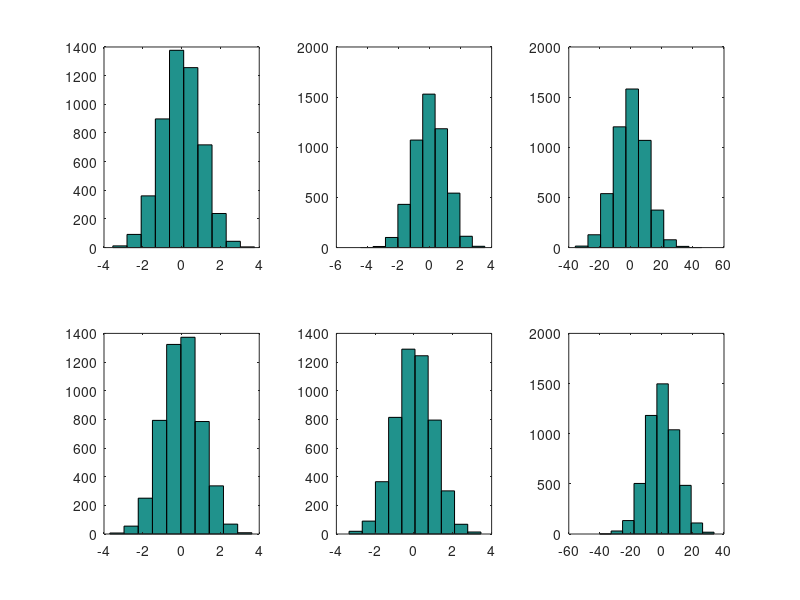
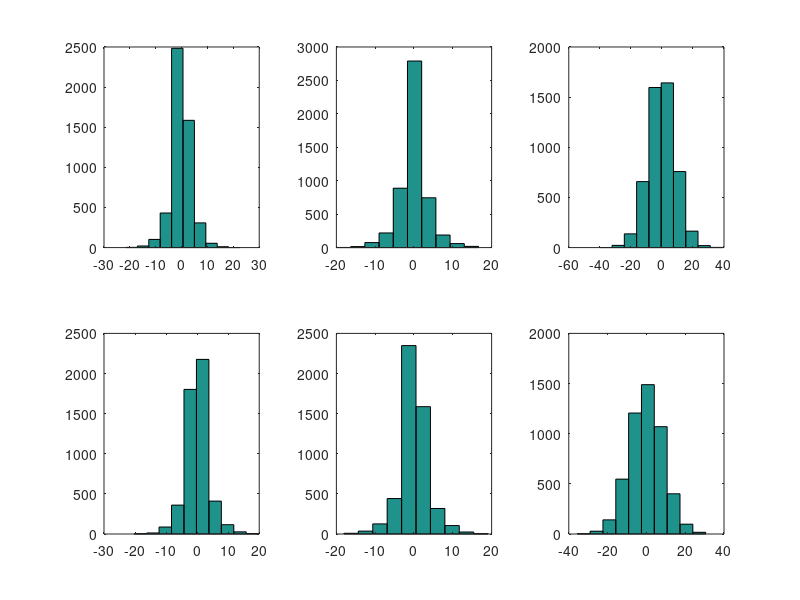
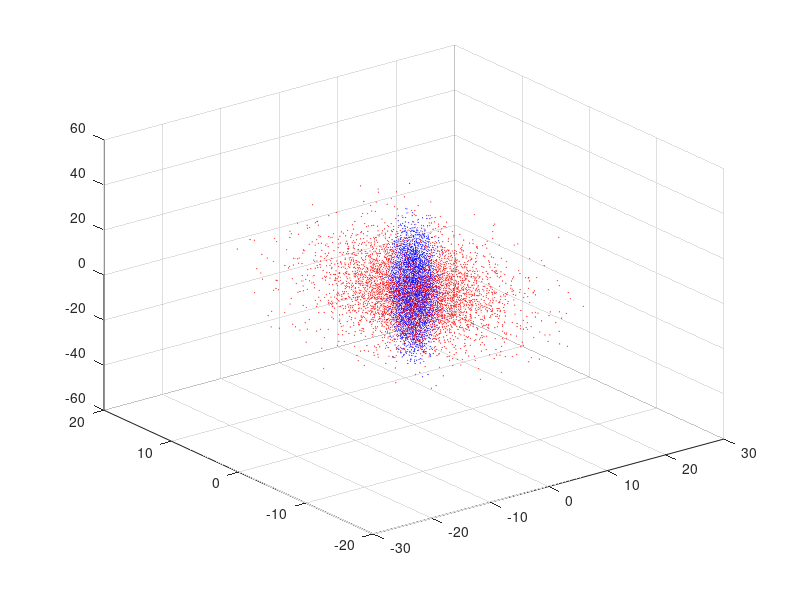

These charts were generated, in order, by the following MATLAB code:
%% Gas collision simulation
% A classical simulation of the evolution of the momentum distribution of
% gas by two-particle collisions
% DK Shin
% 07.11.15

close all; clear all;

%% Simulation parameters
% momentum distribution parameters (NORMAL distribution)
mean = [0;0;0];
dev = [1;1;10];

n_pair = 5000;   % sample number (number of pairs for TBC)

%% Simulation
% create sample from momentum distribution and output histogram
momentum = cell(2,1);
figure();
for i=1:2
    for j=1:3
        momentum{i}(j,:) = random('norm',mean(j),dev(j),[1,n_pair]);
        subplot(2,3,(i-1)*3+j); hist(momentum{i}(j,:));
    end
end

% two-body collision: s-wave scattering
p_centre = (momentum{1}+momentum{2})/2;     % collision centre frame

p_0 = momentum{1}-p_centre;     % momentum in centre frame
p_0_abs = zeros(1,n_pair);      % magnitude of momentum in com (one of pair)
for i=1:n_pair
    p_0_abs(i) = norm(p_0(:,i));
end

scat_angle(1,:) = 2*pi*rand([1,n_pair]);  % polar scattering angle
scat_angle(2,:) = pi*rand([1,n_pair]);    % azimutal scattering angle

p_0_scat = zeros(3,n_pair);         % scattered momenta in com
p_0_scat(1,:) = p_0_abs.*sin(scat_angle(1,:)).*cos(scat_angle(2,:));
p_0_scat(2,:) = p_0_abs.*sin(scat_angle(1,:)).*sin(scat_angle(2,:));
p_0_scat(3,:) = p_0_abs.*cos(scat_angle(1,:));

p_scat = cell(2,1);
p_scat{1} = p_0_scat + p_centre;    % tranform scattered momentum back to the original reference frame
p_scat{2} = -p_0_scat + p_centre;   % the collision partner

%% Graphical output
% Scattered momentum distribution
figure();
for i=1:2
    for j=1:3
    subplot(2,3,(i-1)*3+j); hist(p_scat{i}(j,:));
    end
end

% scatter plot
figure();
for i = 1:2
    scatter3(momentum{i}(1,:),momentum{i}(2,:),momentum{i}(3,:),0.1,'b'); hold on;
end

for i = 1:2
    scatter3(p_scat{i}(1,:),p_scat{i}(2,:),p_scat{i}(3,:),0.1,'r'); hold on;
end